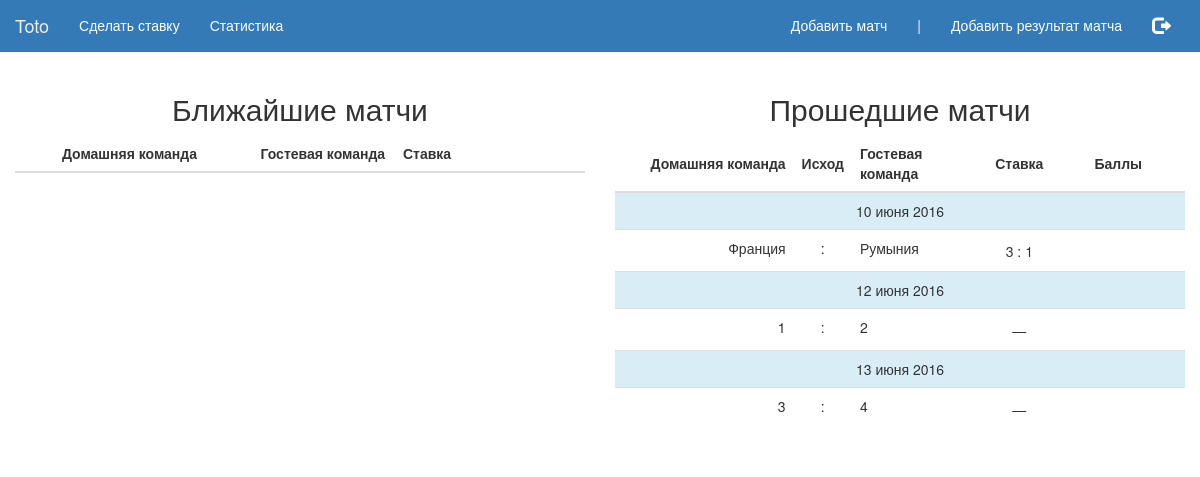
The app's page /home (signed in) with its own data.
### server/models.py (models this page shows, shortened)
class Match(db.Model):
    id = db.Column(db.Integer, primary_key=True)
    tournament = db.Column(db.String(64), db.ForeignKey('tournament.id'), index=True)
    home_team = db.Column(db.String(64), index=True)
    away_team = db.Column(db.String(64), index=True)
    time_start = db.Column(db.DateTime, index=True)
    result = db.Column(db.Integer, index=True)
    home_team_score = db.Column(db.Integer, index=True)
    away_team_score = db.Column(db.Integer, index=True)

class Bet(db.Model):
    id = db.Column(db.Integer, primary_key=True)
    user_id = db.Column(db.Integer, db.ForeignKey('user.id'), index=True)
    match_id = db.Column(db.Integer, db.ForeignKey('match.id'), index=True)
    home_team_score = db.Column(db.Integer, index=True)
    away_team_score = db.Column(db.Integer, index=True)
    points = db.Column(db.Integer, index=True)

### server/views.py (the view)
@app.route('/home')
@login_required
def home():
    matches = get_nearest_matches_and_bets_by_user(current_user.id)
    past_matches = get_past_matches_and_bets_by_user(current_user.id)
    return render_template('home.html', user=current_user, matches=matches, past_matches=past_matches)

### server/dao/match_dao.py (called while the page is built)
def get_nearest_matches_and_bets_by_user(user_id):
    now = datetime.datetime.utcnow()
    return db.session.query(Match, Bet) \
        .outerjoin(Bet, and_(Bet.match_id == Match.id, Bet.user_id == user_id)) \
        .filter(Match.time_start > now) \
        .all()

def get_past_matches_and_bets_by_user(user_id):
    now = datetime.datetime.utcnow()
    return db.session.query(Match, Bet) \
        .outerjoin(Bet, and_(Bet.match_id == Match.id, Bet.user_id == user_id)) \
        .filter(Match.time_start < now) \
        .all()

### server/dao/user_dao.py (called while the page is built)
def get_user_by_nickname(nickname):
    return User.query.filter(User.nickname == nickname).first()

### server/views.py (called while the page is built)
@login_manager.user_loader
def load_user(nickname):
    return get_user_by_nickname(nickname)

### templates/home.html (shortened to what this page needs)
<!DOCTYPE HTML>
<html>
<head>
    <link rel="stylesheet" type="text/css" href="/static/libs/bootstrap/css/bootstrap.css">
    <link rel="stylesheet" href="/static/css/header.css">
    <link rel="stylesheet" href="/static/css/home.css">
    <link rel="stylesheet" href="/static/css/style.css">
</head>
<body>
    {% include 'header.html' %}
    <div class="container-fluid">
        <div class="row">
            <div class="col-lg-6 col-md-12 text-center">
                <div class="row"><h2>Ближайшие матчи</h2></div>
            <table class="table table-hover">
                <colgroup>
                    <col class="col-md-4">
                    <col class="col-md-1">
                    <col class="col-md-3">
                    <col class="col-md-4">
                </colgroup>
                <thead>
                    <tr>
                        <th class="text-right">Домашняя команда</th>
                        <th class="text-center"></th>
                        <th>Гостевая команда</th>
                        <th class="text-left">Ставка</th>
                    </tr>
                </thead>
        </table>
            </div>
            <div class="col-lg-6 col-md-12 text-center">
                <div class="row"><h2>Прошедшие матчи</h2></div>
                <table class="table table-hover">
                <colgroup>
                    <col class="col-md-4">
                    <col class="col-md-1">
                    <col class="col-md-3">
                    <col class="col-md-1">
                    <col class="col-md-3">
                </colgroup>
                <thead>
                    <tr>
                        <th class="text-right">Домашняя команда</th>
                        <th class="text-center">Исход</th>
                        <th>Гостевая команда</th>
                        <th class="text-center">Ставка</th>
                        <th class="text-center">Баллы</th>
                    </tr>
                </thead>
                <tbody>
                    {% for i in range (past_matches|length) %}
                    {% set match = past_matches[i] %}
                    {% if i == 0 or past_matches[i].Match.time_start.day != past_matches[i-1].Match.time_start.day %}
                        <tr class="text-center info">
                            <td class="get-normal-date-from-datetime" colspan="8">{{ match.Match.time_start }}</td>
                        </tr>
                    {% endif %}
                    <tr>
                        <td><div class="text-right">
                            <div class="team">{{match.Match.home_team}}</div>
                        </div></td>
                        <td>
                            <div class="score">
                            <span>:</span>
                            </div>
                        </td>
                        <td><div class="text-left">
                            <div class="team">{{match.Match.away_team}}</div>
                        </div></td>
                        <td>
                            <div class="text-center match-score-column">
                                {% if match.Bet is not none %}
                                    {{match.Bet.home_team_score}}
                                        <span>:</span>
                                    {{match.Bet.away_team_score}}
                                {% else %}
                                    <span>—</span>
                                {% endif %}
                            </div>
                        </td>
                        <td class="text-center">
                        </td>
                    </tr>
                    {% endfor %}
                </tbody>
                </table>
            </div>
        </div>
    </div>
</body>
</html>

### static/css/home.css (style rules this page uses)
.match-score-column { white-space: nowrap; padding: 0px; }

### static/css/style.css (style rules this page uses)
.table > thead > tr > th, .table > tbody > tr > th, .table > tfoot > tr > th, .table > thead > tr > td, .table > tbody > tr > td, .table > tfoot > tr > td { vertical-align: middle; }
.team { margin: 0 0 5px; }
.score { margin: 0 0 5px; }

### records on screen
Match: Match.home_team "Франция", Match.away_team "Румыния"
Bet: Bet.home_team_score "3", Bet.away_team_score "1"
Match: Match.home_team "1", Match.away_team "2"
Match: Match.home_team "3", Match.away_team "4"
